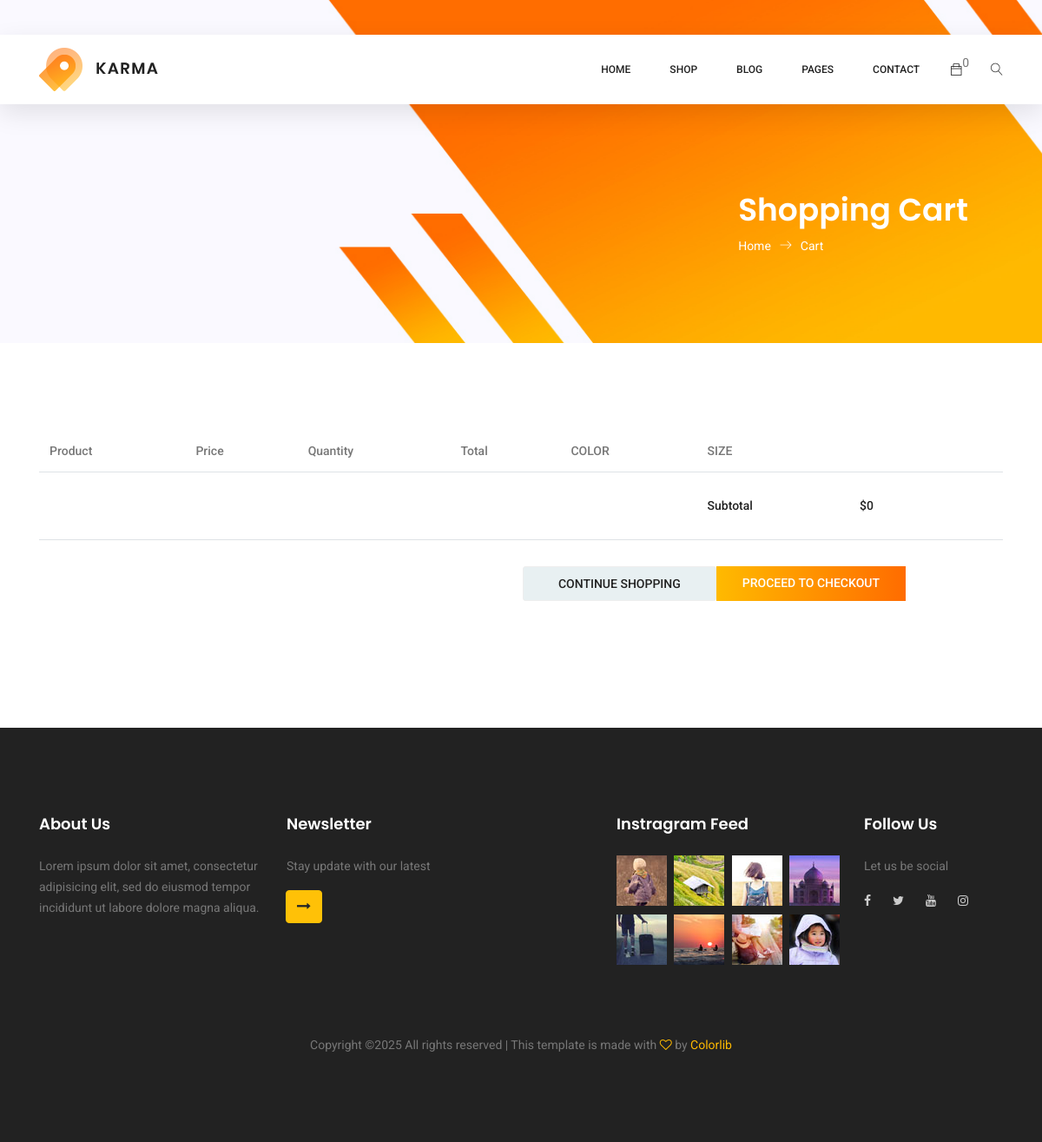
Page /cart/cart/ (signed in) on the earlier database version.
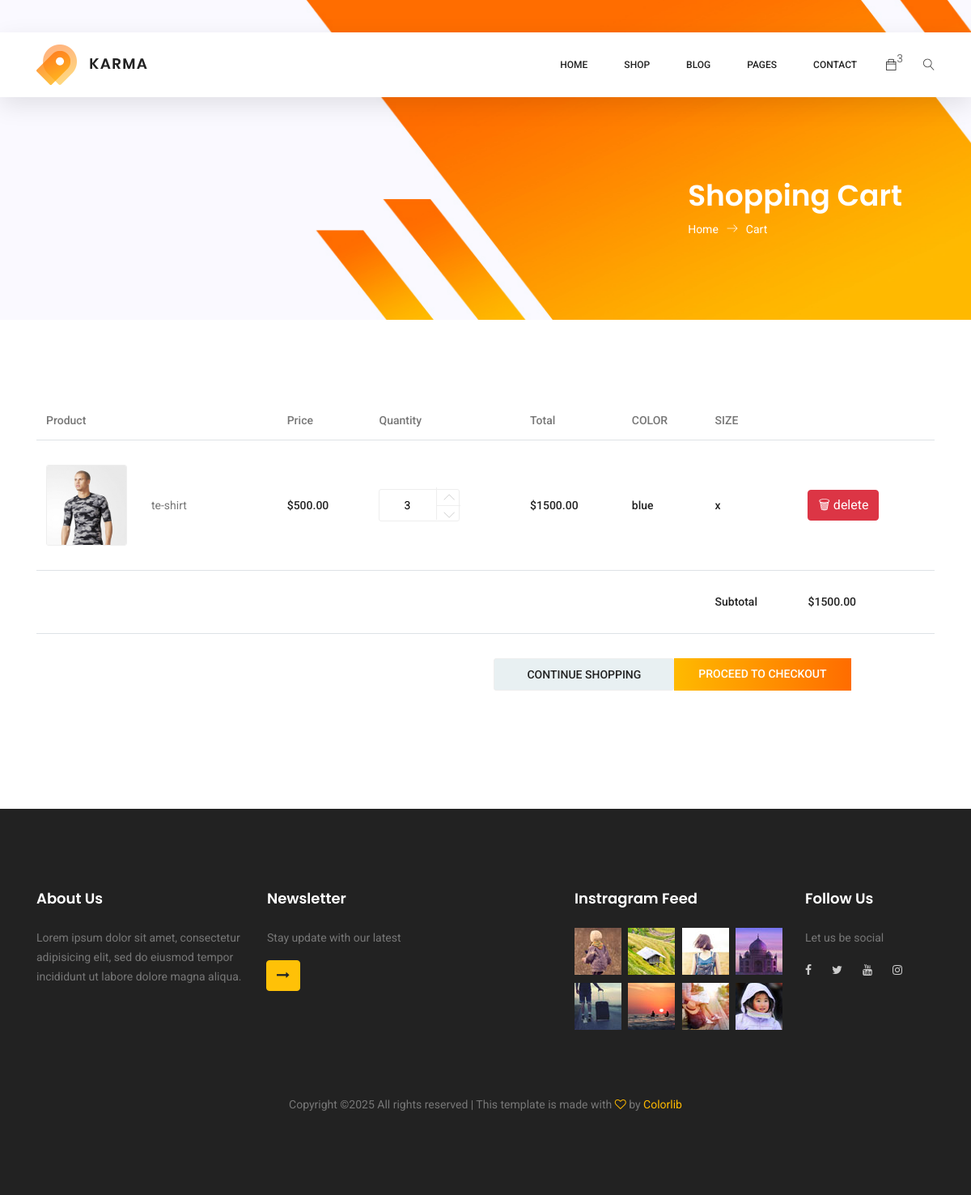
Same page on the later database version.
### cart/models.py (models this page shows, shortened)
class OrderItem(models.Model):
    product = models.ForeignKey(Product, on_delete=models.SET_NULL, blank=True, null=True)
    order = models.ForeignKey(Order, on_delete=models.SET_NULL, blank=True, null=True)
    quantity = models.IntegerField(default=0, null=True, blank=True)
    color = models.CharField(max_length=100, null=True, blank=True)
    size = models.CharField(max_length=100, null=True, blank=True)
    date_added = models.DateTimeField(auto_now_add=True)
    def get_total(self):
        total= self.product.price * self.quantity
        return total

class Order(models.Model):
    customer = models.ForeignKey(User, on_delete=models.SET_NULL,blank=True, null=True)
    date_order = models.DateTimeField(auto_now_add=True)
    complete = models.BooleanField(default=False,null=True, blank=False)
    transaction_id = models.CharField(max_length=100, null=True)
    def get_cart_total(self):
        orderitems = self.orderitem_set.all()
        total = sum(item.get_total() for item in orderitems)
        return total

### products/models.py (models this page shows, shortened)
class Product(models.Model):
    name = models.CharField(max_length=100, null=True, blank=True)
    img = models.ImageField(upload_to='product/', null=True, blank=True)
    description = models.TextField(null=True, blank=True)
    available_at = models.DateTimeField(default=timezone.now)
    width= models.DecimalField(max_digits=10, decimal_places=2, null=True, blank=True)
    height= models.DecimalField(max_digits=10, decimal_places=2, null=True, blank=True)
    length= models.DecimalField(max_digits=10, decimal_places=2, null=True, blank=True)
    weight= models.DecimalField(max_digits=10, decimal_places=2, null=True, blank=True)
    Depth= models.DecimalField(max_digits=10, decimal_places=2, null=True, blank=True)
    Quality_checking= models.BooleanField(default=False)
    Freshness_Duration= models.IntegerField(null=True, blank=True)  # in days
    When_packeting= models.DateTimeField(null=True, blank=True)
    Each_Box_contains= models.IntegerField(null=True, blank=True)
    price = models.DecimalField(max_digits=10, decimal_places=2, default=0.00)
    discount = models.DecimalField(max_digits=10, decimal_places=2, default=0.00)
    old_price = models.DecimalField(max_digits=10, decimal_places=2, null=True, blank=True)
    stock = models.IntegerField(default=0)
    is_hot_deal = models.BooleanField(default=False)
    hot_deal_end_at = models.DateTimeField(null=True, blank=True)
    black_friday_deal = models.BooleanField(default=False)
    created_at = models.DateTimeField(auto_now_add=True)
    updated_at = models.DateTimeField(auto_now=True)
    category = models.ForeignKey(Category,null=True, on_delete=models.CASCADE, related_name='products', default=None, blank=True)
    digital = models.BooleanField(default=False)

### cart/views.py (the view)
# urls.py: path('cart/', cart, name='cart'),
def cart(request):
    data = cartData(request)
    items = data['items']
    order = data['order']
    cartItems = data['cartItems']
    context = {
        'items': items,
        'order': order,
        'cartItems': cartItems,
    }
    return render(request, 'cart.html', context)

### cart/context_processors.py (called while the page is built)
def cart_items_count(request):
    cartItems = 0
    if request.user.is_authenticated:
        order = Order.objects.filter(
            customer=request.user, complete=False).first()
        if order:
            cartItems = order.get_cart_items
    else:
        cookieData = cookieCart(request)
        cartItems = cookieData['cartItems']
        order = cookieData['order']
        items = cookieData['items']
    return {'cartItems': cartItems}

### users/models.py (called while the page is built)
    def __str__(self):
        return self.username

### cart/templates/cart.html (shortened to what this page needs)
{% extends 'index.html' %}
{% load static %}
{% load widget_tweaks %}
{% block content %}
    <section class="banner-area organic-breadcrumb">
        <div class="container">
            <div class="breadcrumb-banner d-flex flex-wrap align-items-center justify-content-end">
                <div class="col-first">
                    <h1>Shopping Cart</h1>
                    <nav class="d-flex align-items-center">
                        <a href="index.html">Home<span class="lnr lnr-arrow-right"></span></a>
                        <a href="category.html">Cart</a>
                    </nav>
                </div>
            </div>
        </div>
    </section>
    <section class="cart_area">
        <div class="container">
            <div class="cart_inner">
                <div class="table-responsive">
                    <table class="table">
                        <thead>
                            <tr>
                                <th scope="col">Product</th>
                                <th scope="col">Price</th>
                                <th scope="col">Quantity</th>
                                <th scope="col">Total</th>
                                <th scope="col">COLOR</th>
                                <th scope="col">SIZE</th>
                            </tr>
                        </thead>
                        <tbody>
                            {% for item in items %}
                            <tr>
                                <td>
                                    <div class="media">
                                        <div class="d-flex">
                                            {% if item.product.img.url %}
                                            <img src="{{ item.product.img.url }}" alt="" style="width: 100px; height: 100px;">
                                            {% elif item.product.img %}
                                            <img src="{{ item.product.img }}" alt="" style="width: 100px; height: 100px;">
                                            {% else %}
                                            <img src="{% static 'blog/c2.jpg' %}" alt="No Image" style="width: 100px; height: 100px;">
                                            {% endif %}
                                        </div>
                                        <div class="media-body">
                                            <p>{{ item.product.name }}</p>
                                        </div>
                                    </div>
                                </td>
                                <td>
                                    <h5>${{ item.product.price|floatformat:2 }}</h5>
                                </td>
                                <td>
                                    <div class="product_count">
                                      <input type="text" name="qty" maxlength="12" value="{{ item.quantity }}"
                                             class="input-text qty" title="Quantity:" readonly>
                                      <button type="button" class="increase items-count update-cart" data-product="{{ item.product.id }}" data-action="add" data-color="{{ item.color }}" data-size="{{ item.size }}">
                                        <i class="lnr lnr-chevron-up"></i>
                                      </button>
                                      <button type="button" class="reduced items-count update-cart" data-product="{{ item.product.id }}" data-action="remove" data-color="{{ item.color }}" data-size="{{ item.size }}">
                                        <i class="lnr lnr-chevron-down"></i>
                                      </button>
                                    </div>
                                  </td>
                                  <td>
                                    <h5>${{ item.get_total }}</h5>
                                  </td>
                                    <td>
                                        <h5>{{ item.color }}</h5>
                                        </td>
                                        <td>
                                        <h5>{{ item.size }}</h5>
                                        </td>
                                  <td>
                                        <button class="btn btn-danger delete-item-btn"
                                        data-product="{{ item.product.id }}"
                                        data-quantity="{{ item.quantity }}"
                                        data-color="{{ item.color|default:'' }}"
                                        data-size="{{ item.size|default:'' }}">🗑 delete</button>
                                  </td>
                                </tr>
                            {% endfor %}
                            <tr>
                                <td>
                                </td>
                                <td>
                                </td>
                                <td>
                                </td>
                                <td>
                                </td>
                                <td>
                                </td>
                                <td>
                                    <h5>Subtotal</h5>
                                </td>
                                <td>
                                    <h5>${{ order.get_cart_total }}</h5>
                                </td>
                            </tr>
                            <tr class="out_button_area">
                                <td>
                                </td>
                                <td>
                                </td>
                                <td>
                                </td>
                                <td>
                                </td>
                                <td>
                                </td>
                                <td>
                                    <div class="checkout_btn_inner d-flex align-items-center">
                                        <a class="gray_btn" href="{% url 'category' %}">Continue Shopping</a>
                                        <a class="primary-btn" href="{% url 'checkout' %}">Proceed to checkout</a>
                                    </div>
                                </td>
                            </tr>
                        </tbody>
                    </table>
                </div>
            </div>
        </div>
    </section>
{% endblock content %}

### templates/index.html (shortened to what this page needs)
{% load static %}
{% load widget_tweaks %}
{% load sass_tags %}
<!DOCTYPE html>
<html lang="zxx" class="no-js">
<head>
	<link rel="stylesheet" href="{% static 'css/linearicons.css' %}">
	<link rel="stylesheet" href="{% static 'css/font-awesome.min.css' %}">
	<link rel="stylesheet" href="{% static 'css/themify-icons.css' %}">
	<link rel="stylesheet" href="{% static 'css/bootstrap.css' %}">
	<link rel="stylesheet" href="{% static 'css/owl.carousel.css' %}">
	<link rel="stylesheet" href="{% static 'css/nice-select.css' %}">
	<link rel="stylesheet" href="{% static 'css/nouislider.min.css' %}">
	<link rel="stylesheet" href="{% static 'css/ion.rangeSlider.css' %}">
	<link rel="stylesheet" href="{% static 'css/ion.rangeSlider.skinFlat.css' %}">
	<link rel="stylesheet" href="{% static 'css/magnific-popup.css' %}">
	<link rel="stylesheet" href="{% static 'css/main.css' %}">
	<link rel="stylesheet" href="{% sass_src 'scss/main.scss' %}">
</head>
<body>
	<header class="header_area sticky-header">
		<div class="main_menu">
			<nav class="navbar navbar-expand-lg navbar-light main_box">
				<div class="container">
					<a class="navbar-brand logo_h" href="{% url 'home' %}"><img src="{% static "img/logo.png" %}"></a>
					<div class="collapse navbar-collapse offset" id="navbarSupportedContent">
						<ul class="nav navbar-nav menu_nav ml-auto">
							<li class="">
							<li class="nav-item {% if request.path == '/' %}active{% endif %}"><a class="nav-link" href="{% url 'home' %}">Home</a></li>
							<li class="nav-item submenu dropdown {% if '/products/' in request.path %}active{% endif %}">
								<a href="#" class="nav-link dropdown-toggle" data-toggle="dropdown" role="button" aria-haspopup="true"
								 aria-expanded="false">Shop</a>
							</li>
							<li class="nav-item submenu dropdown">
								<a href="#" class="nav-link dropdown-toggle" data-toggle="dropdown" role="button" aria-haspopup="true"
								 aria-expanded="false">Blog</a>
							</li>
							<li class="nav-item submenu dropdown {% if '/users/' in request.path and not request.path == '/users/contact/' %}active{% endif %}">
								<a href="#" class="nav-link dropdown-toggle" data-toggle="dropdown" role="button" aria-haspopup="true"
								 aria-expanded="false">Pages</a>
							</li>
							<li class="nav-item {% if request.path == '/users/contact/' %}active{% endif %}"><a class="nav-link" href="{% url 'contact' %}">Contact</a></li>
						</ul>
						<ul class="nav navbar-nav navbar-right">
							<div class="form-inline my-2 my-lg-0">
							<li class="nav-item"><a href="{% url 'cart' %}" class="cart"><span class="ti-bag"></span></a></li>
							<p id='cart-total'> {{ cartItems }}</p>
							</div>
							<li class="nav-item">
								<button class="search"><span class="lnr lnr-magnifier" id="search"></span></button>
							</li>
						</ul>
					</div>
				</div>
			</nav>
		</div>
	</header>
{% block content %}{% endblock content %}
	<footer class="footer-area section_gap">
		<div class="container">
			<div class="row">
				<div class="col-lg-3  col-md-6 col-sm-6">
					<div class="single-footer-widget">
						<h6>About Us</h6>
						<p>
							Lorem ipsum dolor sit amet, consectetur adipisicing elit, sed do eiusmod tempor incididunt ut labore dolore
							magna aliqua.
						</p>
					</div>
				</div>
				<div class="col-lg-4  col-md-6 col-sm-6">
					<div class="single-footer-widget">
						<h6>Newsletter</h6>
						<p>Stay update with our latest</p>
						<div class="" id="mc_embed_signup">
							<form method="POST" action="{% url 'home' %}">
								<div class="d-flex flex-row">
									 <div class="input-group-append">
										<button type="submit" class="btn btn-warning">
											<i class="fa fa-long-arrow-right"></i>
										</button>
									</div>
									</div>
								</form>
						</div>
					</div>
				</div>
				<div class="col-lg-3  col-md-6 col-sm-6">
					<div class="single-footer-widget mail-chimp">
						<h6 class="mb-20">Instragram Feed</h6>
						<ul class="instafeed d-flex flex-wrap">
							<li><img src="{% static "img/i1.jpg" %}" alt=""></li>
							<li><img src="{% static "img/i2.jpg" %}" alt=""></li>
							<li><img src="{% static "img/i3.jpg" %}" alt=""></li>
							<li><img src="{% static "img/i4.jpg" %}" alt=""></li>
							<li><img src="{% static "img/i5.jpg" %}" alt=""></li>
							<li><img src="{% static "img/i6.jpg" %}" alt=""></li>
							<li><img src="{% static "img/i7.jpg" %}" alt=""></li>
							<li><img src="{% static "img/i8.jpg" %}" alt=""></li>
						</ul>
					</div>
				</div>
				<div class="col-lg-2 col-md-6 col-sm-6">
					<div class="single-footer-widget">
						<h6>Follow Us</h6>
						<p>Let us be social</p>
						<div class="footer-social d-flex align-items-center">
							<a href="{{ contact.facebook }}"><i class="fa fa-facebook"></i></a>
							<a href="{{ contact.twitter }}"><i class="fa fa-twitter"></i></a>
							<a href="{{ contact.youtube }}"><i class="fa fa-youtube"></i></a>
							<a href="{{ contact.instagram }}"><i class="fa fa-instagram"></i></a>
						</div>
					</div>
				</div>
			</div>
			<div class="footer-bottom d-flex justify-content-center align-items-center flex-wrap">
				<p class="footer-text m-0">
Copyright &copy;<script>document.write(new Date().getFullYear());</script> All rights reserved | This template is made with <i class="fa fa-heart-o" aria-hidden="true"></i> by <a href="https://colorlib.com" target="_blank">Colorlib</a>
</p>
			</div>
		</div>
	</footer>
</body>
</html>

Differences in the rows shown:
added OrderItem: product.img (picture), product.name "te-shirt", product.price "500.00", qty "3", get_total "1500.00", color "blue", size "x"
added Order: get_cart_total "1500.00"
Other differences:
{{ cartItems }}: "0" → "3"
{{ order.get_cart_total }}: "0" → (not shown)
